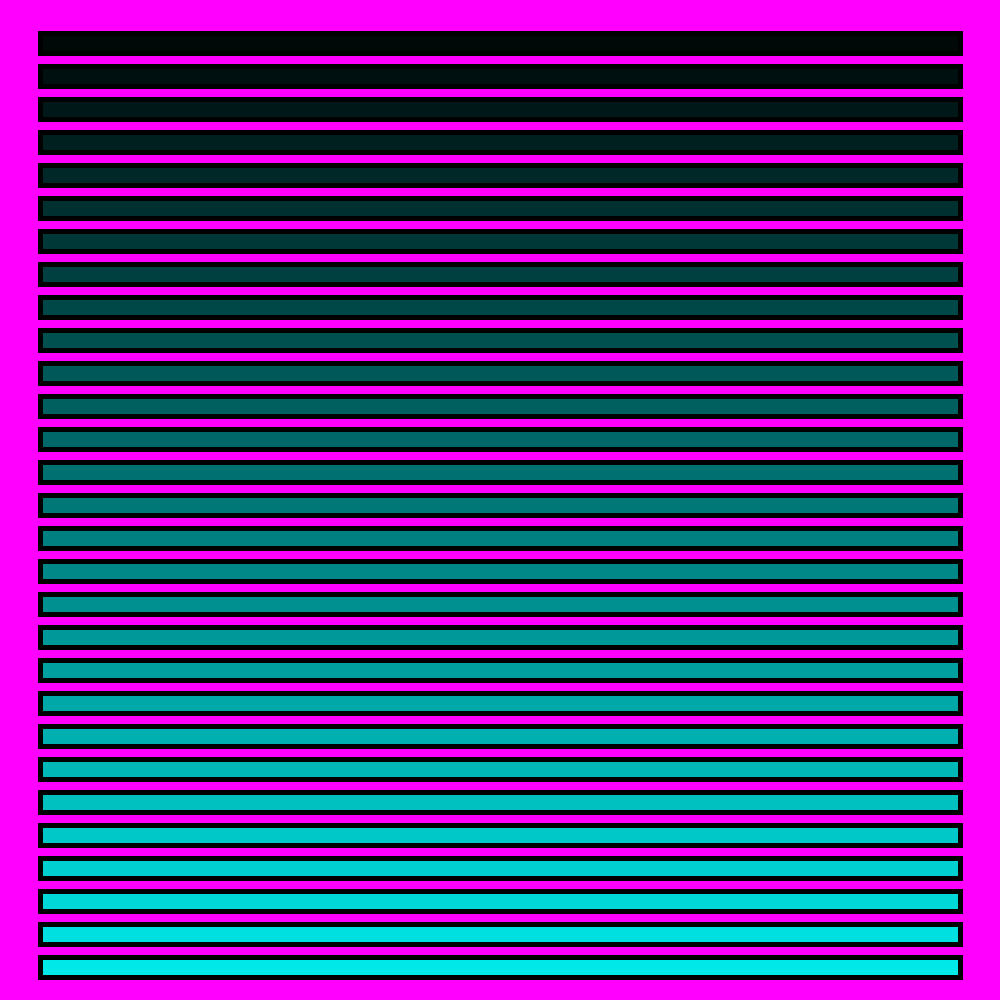
Frame 1 (no input)
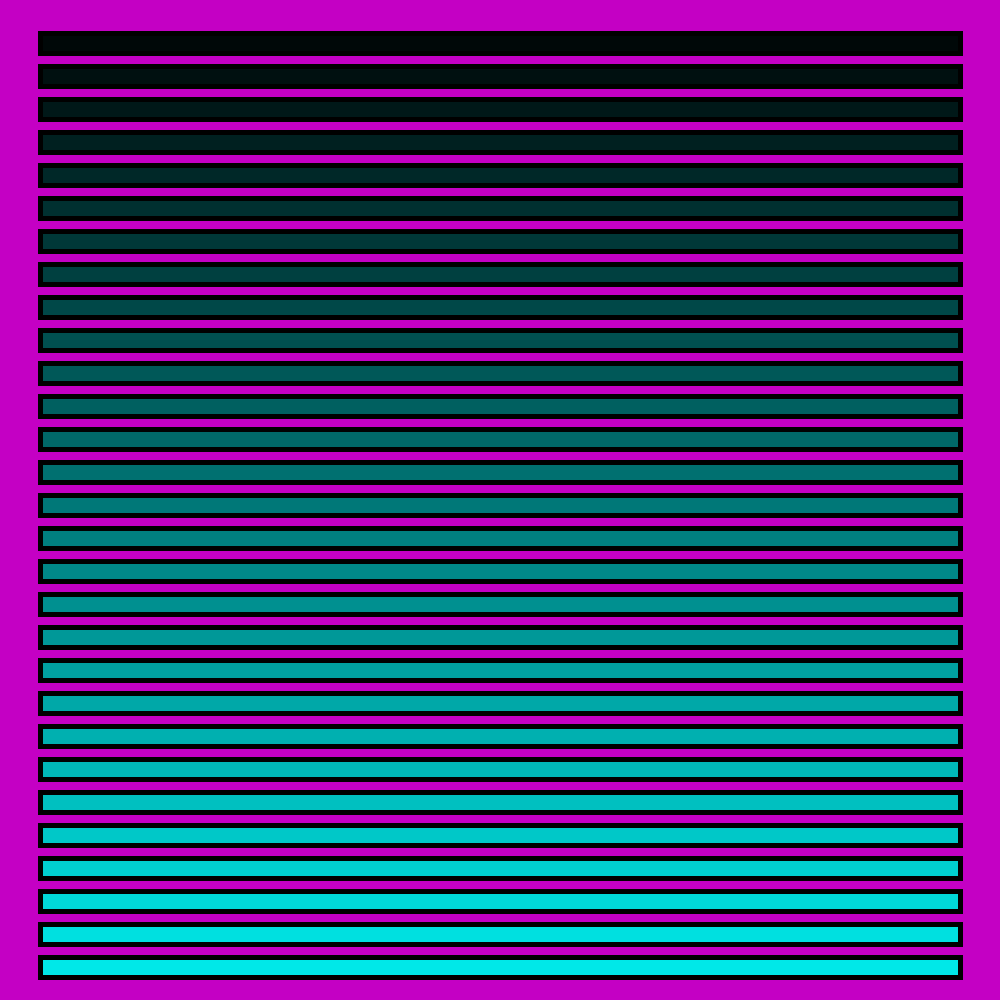
Frame 60 (the mouse pressed at the canvas centre just before this capture)
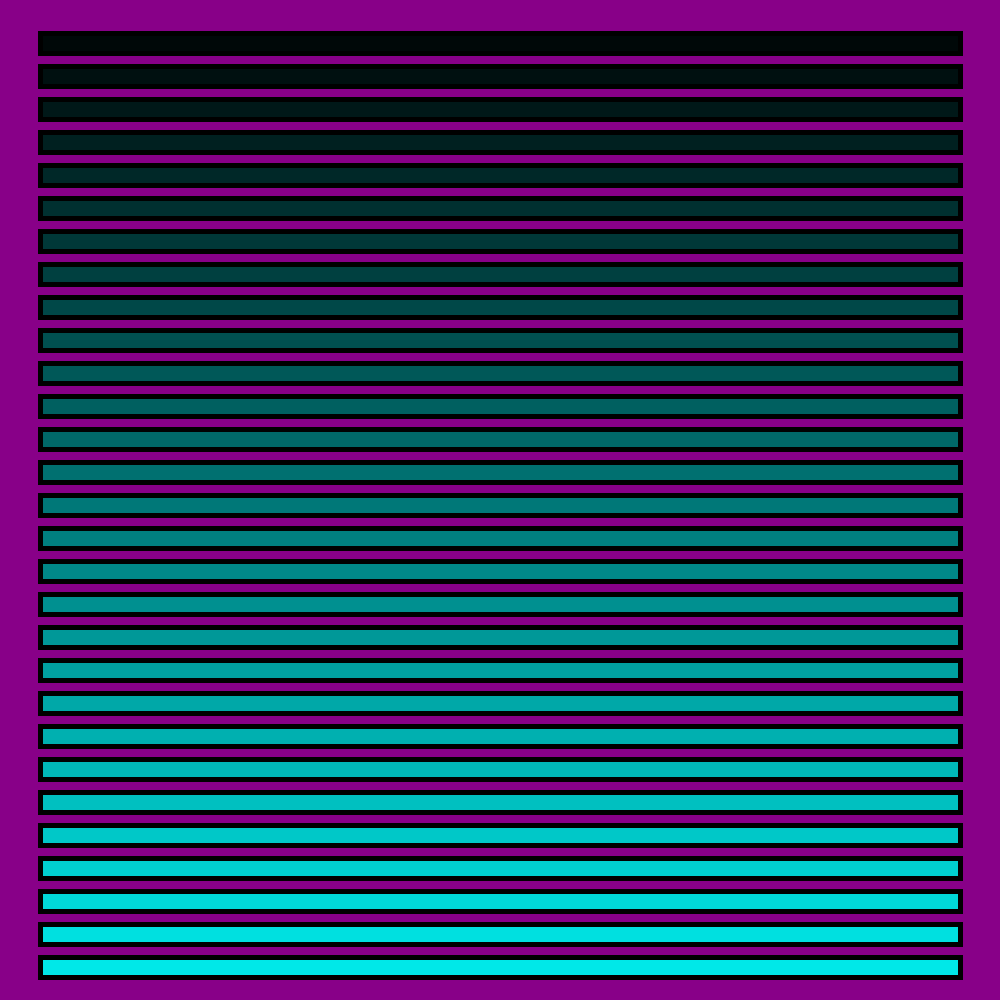
Frame 120 (the mouse held since frame 60 and released just before this capture)

The Processing sketch that drew these frames (run headless with seeded random() and noise(); from frame 60 on, the mouse is pressed at the canvas centre):

// Processing sketch: ForLoopAnimation
// ── ForLoopAnimation.pde
int fade = 255;
int fadeStep = -1;

void setup() {
  size(1000, 1000);
  background(fade, 0, fade);
  strokeWeight(5);
}

// 100 / 30 = 16... ish
// 255 / 30 = 8... ish
void draw() {
  background(fade, 0, fade);
  
  for (int i = 1; i < 30; i++) {
    fill(0, i * 8, i * 8);
    rect(40, i * 33, 920, 20);
  }
  
  if(fade > 255) {
    fadeStep = -1;
  }
  if(fade <= 0) {
    fadeStep = 1;
  }
  
  fade = fade + fadeStep;
}
